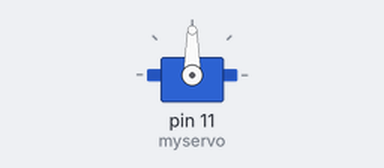
This sketch was run on a simulated Arduino Uno, built with avr-gcc and run on an emulated ATmega328P. Parts: servo.

Above: at 0.26 s.
At 39.74 s:
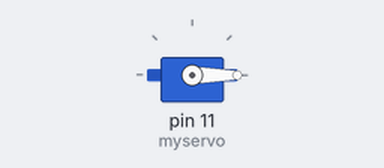
Timing chart, 0 to 40.0 s (numbered marks = the images above):
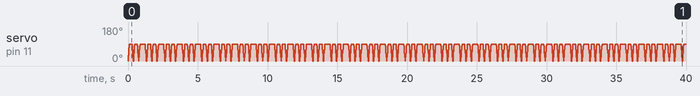

The sketch:

Rhythm.ino
```cpp
#include <Servo.h>


Servo myservo;  // create servo object to control a servo
// twelve servo objects can be created on most boards

int pos = 0;    // variable to store the servo position
int count = 0;

void setup() {
  // put your setup code here, to run once:
  myservo.attach(11);

}

void loop() {
  // put your main code here, to run repeatedly:
//Jingle Bells
//4 4 2 | 4 4 2 | 4 4 4 /8 8 | 2 /2|
//180 msecond per eighth note

//quarter
  for(pos=0; pos<=90; pos += 10){
      myservo.write(pos);
      delay(10);
  }
  delay(180);
  for(pos=90; pos>=0; pos-=10){
          myservo.write(pos);
      delay(10);
  }

  //quarter
    for(pos=0; pos<=90; pos += 10){
      myservo.write(pos);
      delay(10);
  }
  delay(180);
  for(pos=90; pos>=0; pos-=10){
          myservo.write(pos);
      delay(10);
  }

  //half
    for(pos=0; pos<=90; pos += 10){
      myservo.write(pos);
      delay(10);
  }
  delay(180*2);
  for(pos=90; pos>=0; pos-=10){
          myservo.write(pos);
      delay(10);
  }


}
```
